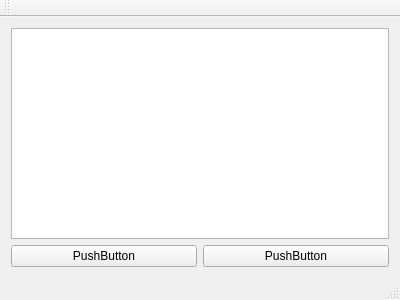
<?xml version="1.0" encoding="UTF-8"?>
<ui version="4.0">
 <class>MainWindow</class>
 <widget class="QMainWindow" name="MainWindow">
  <property name="geometry">
   <rect>
    <x>0</x>
    <y>0</y>
    <width>400</width>
    <height>300</height>
   </rect>
  </property>
  <property name="windowTitle">
   <string>MainWindow</string>
  </property>
  <widget class="QWidget" name="centralWidget">
   <layout class="QVBoxLayout" name="verticalLayout">
    <item>
     <widget class="QTreeView" name="treeView"/>
    </item>
    <item>
     <layout class="QHBoxLayout" name="horizontalLayout">
      <item>
       <widget class="QPushButton" name="pushButton">
        <property name="text">
         <string>PushButton</string>
        </property>
       </widget>
      </item>
      <item>
       <widget class="QPushButton" name="pushButton_2">
        <property name="text">
         <string>PushButton</string>
        </property>
       </widget>
      </item>
     </layout>
    </item>
   </layout>
  </widget>
  <widget class="QMenuBar" name="menuBar">
   <property name="geometry">
    <rect>
     <x>0</x>
     <y>0</y>
     <width>400</width>
     <height>27</height>
    </rect>
   </property>
  </widget>
  <widget class="QToolBar" name="mainToolBar">
   <attribute name="toolBarArea">
    <enum>TopToolBarArea</enum>
   </attribute>
   <attribute name="toolBarBreak">
    <bool>false</bool>
   </attribute>
  </widget>
  <widget class="QStatusBar" name="statusBar"/>
 </widget>
 <layoutdefault spacing="6" margin="11"/>
 <resources/>
 <connections/>
</ui>
